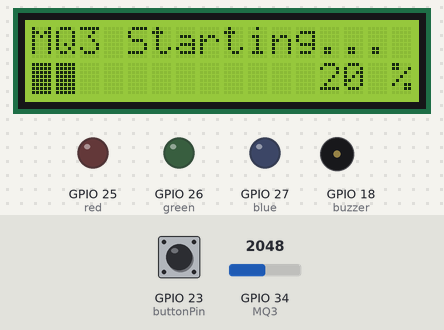
A sketch run on a simulated ESP32. Shown: 16×2 character LCD, output pins drawn as LEDs (lit = HIGH), buzzer (waves = sounding). The inputs (shaded band) are chosen by the test bench; at power-on: GPIO 23 (buttonPin) HIGH, GPIO 34 (MQ3) = 2048. Pins used as bus, display or sensor lines are not drawn; what the sketch prints to the serial monitor is not drawn.

Above: at 1.2 s.
At 11.3 s:
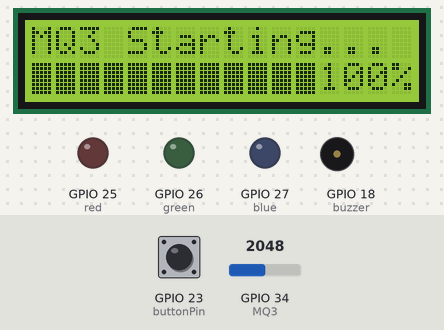
13.5 s: GPIO 23 (buttonPin) pulled LOW for 0.15 s
16.0 s: GPIO 23 (buttonPin) pulled LOW for 3.2 s
At 21.0 s:
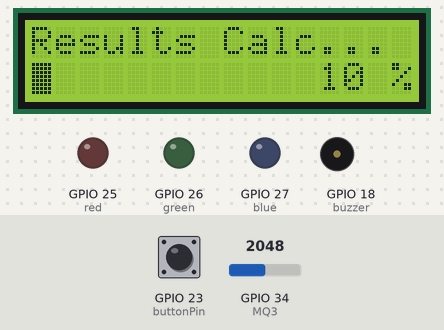
At 34.1 s:
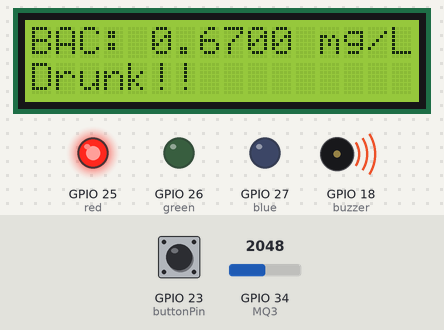
Timing chart, 0 to 44.8 s (numbered marks = the images above; inputs shaded):
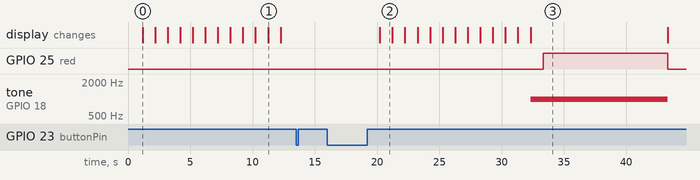

The sketch:

ChristmasDemoCode_-_Lorcan_Stakem.ino
```cpp
#include <LiquidCrystal_I2C.h>
#include <Wire.h>

const int MQ3 = 34;
int red = 25;
int green = 26;
int blue = 27;
const int buzzer = 18; //buzzer to pin 18
const int buttonPin = 23; //Push button to begin alcohol test

// set the LCD number of columns and rows
int lcdColumns = 16;
int lcdRows = 2;
int buttonState = 0;

// set LCD address, number of columns and rows
LiquidCrystal_I2C lcd(0x27, 16, 2);

// Calling null function to reset arduino using code without pressing the reset button.
void(* resetFunc) (void) = 0;

float AlcoValue = 0;
unsigned long start = 0;


// 16 by 2 where each sixteen is made up of 8 into 5 bytes. These bytes shows each dot on LCD display
// Displays image in bytes and each dot of LCD is displayed using bytes.
// Exactly 8 byte data each image contain and this 8 byte represents one dot in the lcd out of 16
byte image1[8] = {B11111, B11111, B11111, B11111, B11111, B11111, B11111, B11111};
byte image2[8] = {B11111, B11111, B11111, B11111, B11111, B11111, B11111, B11111};
byte image3[8] = {B11111, B11111, B11111, B11111, B11111, B11111, B11111, B11111};
byte image4[8] = {B11111, B11111, B11111, B11111, B11111, B11111, B11111, B11111};
byte image5[8] = {B11111, B11111, B11111, B11111, B11111, B11111, B11111, B11111};
byte image6[8] = {B11111, B11111, B11111, B11111, B11111, B11111, B11111, B11111};
byte image7[8] = {B11111, B11111, B11111, B11111, B11111, B11111, B11111, B11111};
byte image8[8] = {B11111, B11111, B11111, B11111, B11111, B11111, B11111, B11111};
byte image9[8] = {B11111, B11111, B11111, B11111, B11111, B11111, B11111, B11111};
byte image10[8] = {B11111, B11111, B11111, B11111, B11111, B11111, B11111, B11111};
byte image11[8] = {B11111, B11111, B11111, B11111, B11111, B11111, B11111, B11111};
byte image12[8] = {B11111, B11111, B11111, B11111, B11111, B11111, B11111, B11111};

void setup()
{
  // initialize LCD
  lcd.begin();
  // turn on LCD backlight
  lcd.backlight();
  Serial.begin(9600);


  pinMode(MQ3, INPUT);
  pinMode(buttonPin, INPUT_PULLUP);
  pinMode(buzzer, OUTPUT);
  pinMode(red, OUTPUT);
  pinMode(green, OUTPUT);
  pinMode(blue, OUTPUT);

// Creates each image on LCD display
  lcd.createChar(0, image1);
  lcd.createChar(1, image2);
  lcd.createChar(2, image3);
  lcd.createChar(3, image4);
  lcd.createChar(4, image5);
  lcd.createChar(5, image6);
  lcd.createChar(6, image7);
  lcd.createChar(7, image8);
  lcd.createChar(8, image9);
  lcd.createChar(9, image10);
  lcd.createChar(10, image11);
  lcd.createChar(11, image12);

  noTone(buzzer);
  tone(buzzer, 0);
  lcd.setCursor(0, 0);
  lcd.print("MQ3 Starting...");
  loadingscreen();
}

void loadingscreen()
{
  lcd.setCursor(0, 1);
  lcd.write(byte(0));
  lcd.setCursor(12, 1);
  lcd.print( "10");
  lcd.setCursor(15, 1);
  lcd.print('%');
  delay(1000);

  lcd.setCursor(1, 1);
  lcd.write(byte(1));
  lcd.setCursor(12, 1);
  lcd.print("20");
  lcd.setCursor(15, 1);
  lcd.print('%');
  delay(1000);


  lcd.setCursor(2, 1);
  lcd.write(byte(2));
  lcd.setCursor(12, 1);
  lcd.print("30");
  lcd.setCursor(15, 1);
  lcd.print('%');
  delay(1000);

  lcd.setCursor(3, 1);
  lcd.write(byte(3));
  lcd.setCursor(12, 1);
  lcd.print("40");
  lcd.setCursor(15, 1);
  lcd.print('%');
  delay(1000);

  lcd.setCursor(4, 1);
  lcd.write(byte(4));
  lcd.setCursor(12, 1);
  lcd.print("50");
  lcd.setCursor(15, 1);
  lcd.print('%');
  delay(1000);

  lcd.setCursor(5, 1);
  lcd.write(byte(5));
  lcd.setCursor(12, 1);
  lcd.print("60");
  lcd.setCursor(15, 1);
  lcd.print('%');
  delay(1000);

  lcd.setCursor(6, 1);
  lcd.write(byte(6));
  lcd.setCursor(12, 1);
  lcd.print("70");
  lcd.setCursor(15, 1);
  lcd.print('%');
  delay(1000);

  lcd.setCursor(7, 1);
  lcd.write(byte(7));
  lcd.setCursor(12, 1);
  lcd.print("80");
  lcd.setCursor(15, 1);
  lcd.print('%');
  delay(1000);

  lcd.setCursor(8, 1);
  lcd.write(byte(8));
  lcd.setCursor(12, 1);
  lcd.print("85");
  lcd.setCursor(15, 1);
  lcd.print('%');
  delay(1000);

  lcd.setCursor(9, 1);
  lcd.write(byte(9));
  lcd.setCursor(12, 1);
  lcd.print("90");
  lcd.setCursor(15, 1);
  lcd.print('%');
  delay(1000);

  lcd.setCursor(10, 1);
  lcd.write(byte(10));
  lcd.setCursor(12, 1);
  lcd.print("95");
  lcd.setCursor(15, 1);
  lcd.print('%');
  delay(1000);

  lcd.setCursor(11, 1);
  lcd.write(byte(11));
  lcd.setCursor(12, 1);
  lcd.print("100");
  lcd.setCursor(15, 1);
  lcd.print('%');
  delay(1000);
  lcd.clear();

}
void loop()
{

  /* Code reads the button and I added a delay of 1 second that each second calculateS the result of sensor
  // the seconds are stored in start and when seconds reaches 5 using an IF statement, the results are displayed*/
  buttonState = digitalRead(buttonPin);
  if (buttonState == LOW) //   // checking to see If pushbutton is pressed
  {
    delay(1000);
    start++;
    Serial.println(start);
    for (int i = 0; i < 5; i++)
  {
    AlcoValue = analogRead(MQ3);
    delay(10);
  }

// Converting the value, in the range from 0 to 1023, to a value in the range of 0 to 5.0, which is the range of voltages that is read on analog pin.
  float v = (AlcoValue / 10) * (5.0 / 1024.0);
  /* Alcohol content in clean air is 0.04 mg/L, according to the MQ3 datasheet. I believe my room has clear air, which translates to a 0.60 voltage.
  It indicates that when the sensor outputs 0.60 volts in clean air, alcohol concentration will be 0.04 milligrams per litre
  I get 0.67 (Rounded) when I divide alcohol from the MQ3 datasheet by output voltage in clean air */
  float mgL = 0.67 * v;
  Serial.println(mgL);


    if(start == 5)
    {
      lcd.clear();
      lcd.setCursor(0,0);
      lcd.print("Results Calc...");
      loadingscreen();
      lcd.clear();

      lcd.setCursor(0,0);
      lcd.print("BAC: ");
      lcd.print(mgL,4);
      lcd.print(" mg/L        ");
      lcd.setCursor(0,1);

    if(mgL > 0.5)
    {
      lcd.print("Drunk!!   ");
      Serial.println("    Drunk! PLEASE DO NOT DRIVE!");
      digitalWrite(buzzer, HIGH);
      tone(buzzer, 1000);
      delay(1000);
       digitalWrite(red,HIGH);
       delay(10000);
       noTone(buzzer);
       tone(buzzer, 0);
       digitalWrite(red,LOW);
       lcd.clear();
    }
    else
    {
      lcd.print("Normal  ");
      Serial.println("    Normal");
      digitalWrite(green,HIGH);
      delay(10000);
      digitalWrite(green,LOW);
      lcd.clear();
    }
    delay(5000);
    resetFunc(); // reset ESP32 by using function and return to the start of project in setup()
    }
  }
}
```

Measured:
- after the input at 13.5 s, every drawn part: stays the same
- after the input at 16.0 s, GPIO 25 (red): LOW → HIGH after 17.3 s, → LOW 10.0 s later; tone on GPIO 18 (buzzer): silent → 1000 Hz after 16.3 s, → silent 11.0 s later; the display: changes after 4.2 s (image 2)
- what the display in image 0 shows lasts 1.0 s, from 1.2 s to 2.2 s
